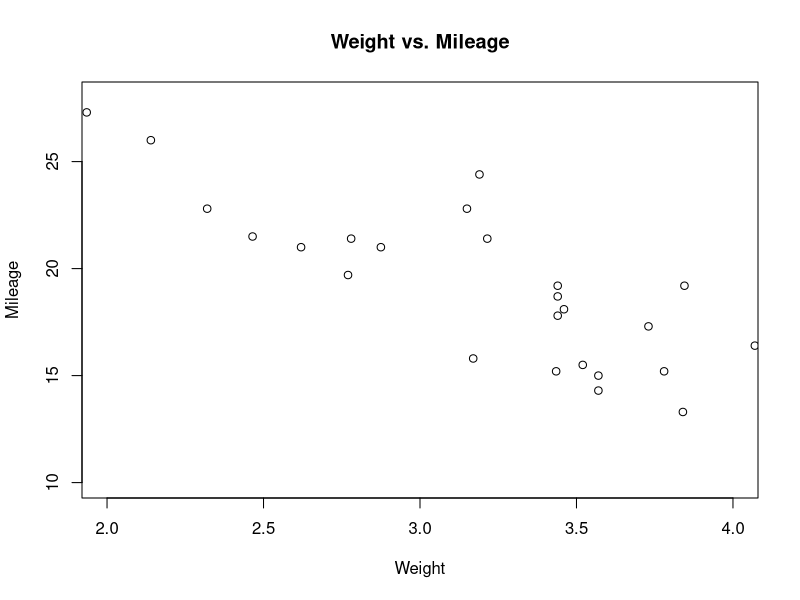

Generate this figure with R:
#Plotting a scatter plot of Weight and mileage parameters of mtcars dataset

#To select data from columns wt and mpg
data <- mtcars[,c('wt','mpg')]

#xlim and ylim are used to set the range of the x and y axis
plot(x= data$wt, y= data$mpg, main = "Weight vs. Mileage", 
     xlab = "Weight", ylab = "Mileage", xlim = c(2,4), ylim = c(10,28))

